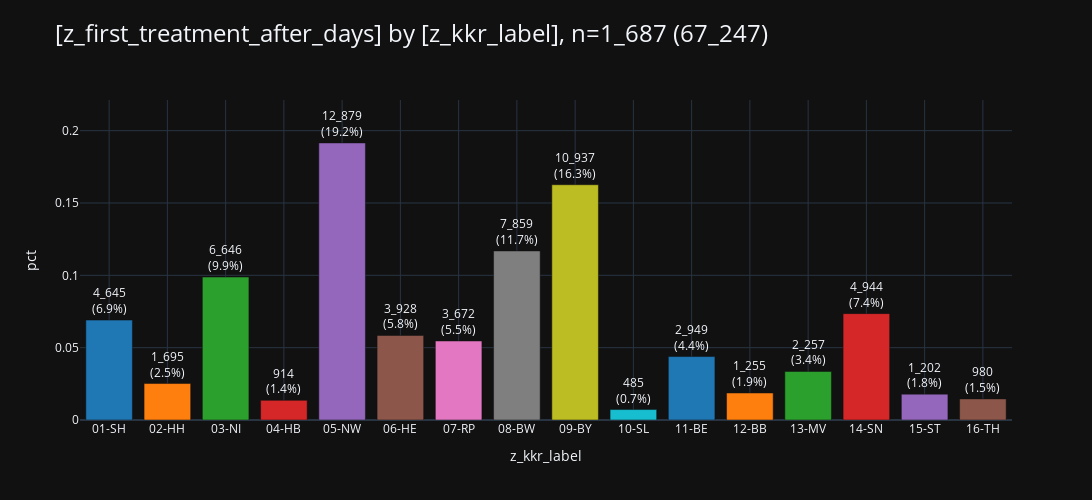
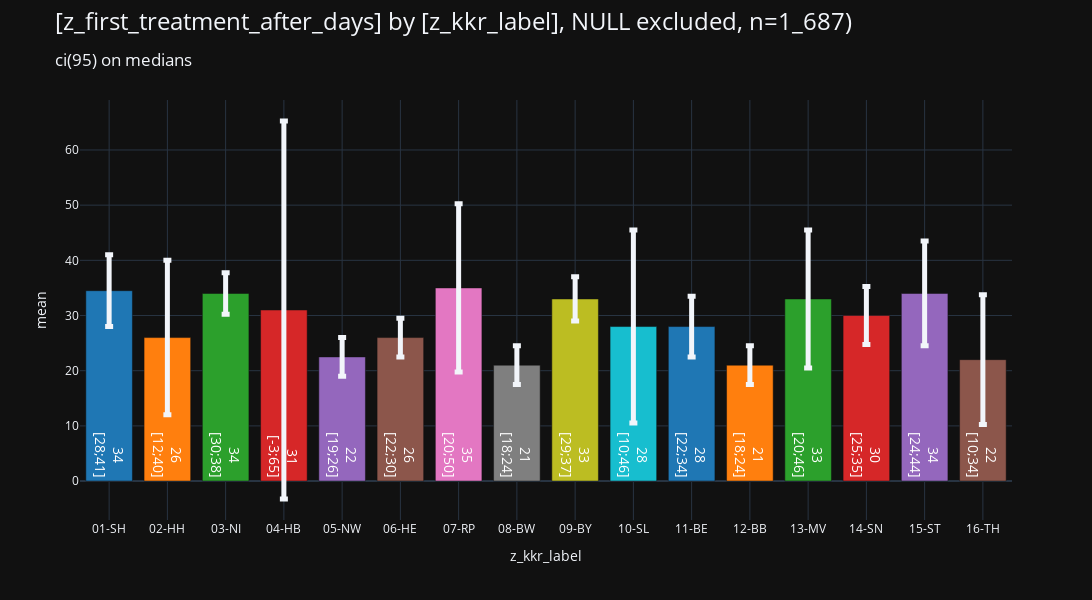

Source (notebook cell) for these figures, in order:
### Markdown cell above
### bars

### Code cell
_ = pls.plot_bars(
    db_delay.to_df().iloc[:,:2],
    # height=400,
    # width=1000,
    # use_ci=True,
    # ci_agg='median',
)
_ = pls.plot_bars(
    db_delay.to_df().iloc[:,:2],
    height=600,
    use_ci=True,
    ci_agg='median',
)

### Figure 1 — Plotly figure (JSON) as saved in the notebook; plotly's stock layout.template omitted (floating-point values rounded to 4 significant figures)
{"data": [{"error_y": {"thickness": 5}, "hovertemplate": "z_kkr_label=%{x}<br>pct=%{y}<br>cnt_pct_str=%{text}<extra></extra>", "legendgroup": "01-SH", "marker": {"color": "#1F77B4", "pattern": {"shape": ""}}, "name": "01-SH", "orientation": "v", "showlegend": true, "text": ["4_645<br>(6.9%)"], "textposition": "outside", "type": "bar", "x": ["01-SH"], "xaxis": "x", "y": [0.06907], "yaxis": "y"}, {"error_y": {"thickness": 5}, "hovertemplate": "z_kkr_label=%{x}<br>pct=%{y}<br>cnt_pct_str=%{text}<extra></extra>", "legendgroup": "02-HH", "marker": {"color": "#FF7F0E", "pattern": {"shape": ""}}, "name": "02-HH", "orientation": "v", "showlegend": true, "text": ["1_695<br>(2.5%)"], "textposition": "outside", "type": "bar", "x": ["02-HH"], "xaxis": "x", "y": [0.02521], "yaxis": "y"}, {"error_y": {"thickness": 5}, "hovertemplate": "z_kkr_label=%{x}<br>pct=%{y}<br>cnt_pct_str=%{text}<extra></extra>", "legendgroup": "03-NI", "marker": {"color": "#2CA02C", "pattern": {"shape": ""}}, "name": "03-NI", "orientation": "v", "showlegend": true, "text": ["6_646<br>(9.9%)"], "textposition": "outside", "type": "bar", "x": ["03-NI"], "xaxis": "x", "y": [0.09883], "yaxis": "y"}, {"error_y": {"thickness": 5}, "hovertemplate": "z_kkr_label=%{x}<br>pct=%{y}<br>cnt_pct_str=%{text}<extra></extra>", "legendgroup": "04-HB", "marker": {"color": "#D62728", "pattern": {"shape": ""}}, "name": "04-HB", "orientation": "v", "showlegend": true, "text": ["914<br>(1.4%)"], "textposition": "outside", "type": "bar", "x": ["04-HB"], "xaxis": "x", "y": [0.01359], "yaxis": "y"}, {"error_y": {"thickness": 5}, "hovertemplate": "z_kkr_label=%{x}<br>pct=%{y}<br>cnt_pct_str=%{text}<extra></extra>", "legendgroup": "05-NW", "marker": {"color": "#9467BD", "pattern": {"shape": ""}}, "name": "05-NW", "orientation": "v", "showlegend": true, "text": ["12_879<br>(19.2%)"], "textposition": "outside", "type": "bar", "x": ["05-NW"], "xaxis": "x", "y": [0.1915], "yaxis": "y"}, {"error_y": {"thickness": 5}, "hovertemplate": "z_kkr_label=%{x}<br>pct=%{y}<br>cnt_pct_str=%{text}<extra></extra>", "legendgroup": "06-HE", "marker": {"color": "#8C564B", "pattern": {"shape": ""}}, "name": "06-HE", "orientation": "v", "showlegend": true, "text": ["3_928<br>(5.8%)"], "textposition": "outside", "type": "bar", "x": ["06-HE"], "xaxis": "x", "y": [0.05841], "yaxis": "y"}, {"error_y": {"thickness": 5}, "hovertemplate": "z_kkr_label=%{x}<br>pct=%{y}<br>cnt_pct_str=%{text}<extra></extra>", "legendgroup": "07-RP", "marker": {"color": "#E377C2", "pattern": {"shape": ""}}, "name": "07-RP", "orientation": "v", "showlegend": true, "text": ["3_672<br>(5.5%)"], "textposition": "outside", "type": "bar", "x": ["07-RP"], "xaxis": "x", "y": [0.0546], "yaxis": "y"}, {"error_y": {"thickness": 5}, "hovertemplate": "z_kkr_label=%{x}<br>pct=%{y}<br>cnt_pct_str=%{text}<extra></extra>", "legendgroup": "08-BW", "marker": {"color": "#7F7F7F", "pattern": {"shape": ""}}, "name": "08-BW", "orientation": "v", "showlegend": true, "text": ["7_859<br>(11.7%)"], "textposition": "outside", "type": "bar", "x": ["08-BW"], "xaxis": "x", "y": [0.1169], "yaxis": "y"}, {"error_y": {"thickness": 5}, "hovertemplate": "z_kkr_label=%{x}<br>pct=%{y}<br>cnt_pct_str=%{text}<extra></extra>", "legendgroup": "09-BY", "marker": {"color": "#BCBD22", "pattern": {"shape": ""}}, "name": "09-BY", "orientation": "v", "showlegend": true, "text": ["10_937<br>(16.3%)"], "textposition": "outside", "type": "bar", "x": ["09-BY"], "xaxis": "x", "y": [0.1626], "yaxis": "y"}, {"error_y": {"thickness": 5}, "hovertemplate": "z_kkr_label=%{x}<br>pct=%{y}<br>cnt_pct_str=%{text}<extra></extra>", "legendgroup": "10-SL", "marker": {"color": "#17BECF", "pattern": {"shape": ""}}, "name": "10-SL", "orientation": "v", "showlegend": true, "text": ["485<br>(0.7%)"], "textposition": "outside", "type": "bar", "x": ["10-SL"], "xaxis": "x", "y": [0.007212], "yaxis": "y"}, {"error_y": {"thickness": 5}, "hovertemplate": "z_kkr_label=%{x}<br>pct=%{y}<br>cnt_pct_str=%{text}<extra></extra>", "legendgroup": "11-BE", "marker": {"color": "#1F77B4", "pattern": {"shape": ""}}, "name": "11-BE", "orientation": "v", "showlegend": true, "text": ["2_949<br>(4.4%)"], "textposition": "outside", "type": "bar", "x": ["11-BE"], "xaxis": "x", "y": [0.04385], "yaxis": "y"}, {"error_y": {"thickness": 5}, "hovertemplate": "z_kkr_label=%{x}<br>pct=%{y}<br>cnt_pct_str=%{text}<extra></extra>", "legendgroup": "12-BB", "marker": {"color": "#FF7F0E", "pattern": {"shape": ""}}, "name": "12-BB", "orientation": "v", "showlegend": true, "text": ["1_255<br>(1.9%)"], "textposition": "outside", "type": "bar", "x": ["12-BB"], "xaxis": "x", "y": [0.01866], "yaxis": "y"}, {"error_y": {"thickness": 5}, "hovertemplate": "z_kkr_label=%{x}<br>pct=%{y}<br>cnt_pct_str=%{text}<extra></extra>", "legendgroup": "13-MV", "marker": {"color": "#2CA02C", "pattern": {"shape": ""}}, "name": "13-MV", "orientation": "v", "showlegend": true, "text": ["2_257<br>(3.4%)"], "textposition": "outside", "type": "bar", "x": ["13-MV"], "xaxis": "x", "y": [0.03356], "yaxis": "y"}, {"error_y": {"thickness": 5}, "hovertemplate": "z_kkr_label=%{x}<br>pct=%{y}<br>cnt_pct_str=%{text}<extra></extra>", "legendgroup": "14-SN", "marker": {"color": "#D62728", "pattern": {"shape": ""}}, "name": "14-SN", "orientation": "v", "showlegend": true, "text": ["4_944<br>(7.4%)"], "textposition": "outside", "type": "bar", "x": ["14-SN"], "xaxis": "x", "y": [0.07352], "yaxis": "y"}, {"error_y": {"thickness": 5}, "hovertemplate": "z_kkr_label=%{x}<br>pct=%{y}<br>cnt_pct_str=%{text}<extra></extra>", "legendgroup": "15-ST", "marker": {"color": "#9467BD", "pattern": {"shape": ""}}, "name": "15-ST", "orientation": "v", "showlegend": true, "text": ["1_202<br>(1.8%)"], "textposition": "outside", "type": "bar", "x": ["15-ST"], "xaxis": "x", "y": [0.01787], "yaxis": "y"}, {"error_y": {"thickness": 5}, "hovertemplate": "z_kkr_label=%{x}<br>pct=%{y}<br>cnt_pct_str=%{text}<extra></extra>", "legendgroup": "16-TH", "marker": {"color": "#8C564B", "pattern": {"shape": ""}}, "name": "16-TH", "orientation": "v", "showlegend": true, "text": ["980<br>(1.5%)"], "textposition": "outside", "type": "bar", "x": ["16-TH"], "xaxis": "x", "y": [0.01457], "yaxis": "y"}], "layout": {"barmode": "relative", "height": 500, "legend": {"title": {"text": "z_kkr_label"}, "tracegroupgap": 0}, "showlegend": false, "title": {"font": {"size": 24}, "text": "[z_first_treatment_after_days] by [z_kkr_label], n=1_687 (67_247)", "xanchor": "left", "y": 0.95, "yanchor": "top"}, "width": 1600, "xaxis": {"anchor": "y", "categoryarray": ["01-SH", "02-HH", "03-NI", "04-HB", "05-NW", "06-HE", "07-RP", "08-BW", "09-BY", "10-SL", "11-BE", "12-BB", "13-MV", "14-SN", "15-ST", "16-TH"], "categoryorder": "category ascending", "domain": [0, 1], "gridwidth": 1, "showgrid": true, "title": {"text": "z_kkr_label"}}, "yaxis": {"anchor": "x", "domain": [0, 1], "dtick": 0.05, "gridwidth": 1, "range": [0, 0.2212], "showgrid": true, "title": {"text": "pct"}}}}

### Figure 2 — Plotly figure (JSON) as saved in the notebook; plotly's stock layout.template omitted (floating-point values rounded to 4 significant figures)
{"data": [{"error_y": {"array": [6.5], "thickness": 5}, "hovertemplate": "z_kkr_label=%{x}<br>mean=%{y}<br>ci_str=%{text}<extra></extra>", "insidetextanchor": "start", "legendgroup": "01-SH", "marker": {"color": "#1F77B4", "pattern": {"shape": ""}}, "name": "01-SH", "orientation": "v", "showlegend": true, "text": ["34<br>[28;41]"], "textfont": {"color": "white", "size": 14}, "textposition": "inside", "type": "bar", "x": ["01-SH"], "xaxis": "x", "y": [34.5], "yaxis": "y"}, {"error_y": {"array": [14.0], "thickness": 5}, "hovertemplate": "z_kkr_label=%{x}<br>mean=%{y}<br>ci_str=%{text}<extra></extra>", "insidetextanchor": "start", "legendgroup": "02-HH", "marker": {"color": "#FF7F0E", "pattern": {"shape": ""}}, "name": "02-HH", "orientation": "v", "showlegend": true, "text": ["26<br>[12;40]"], "textfont": {"color": "white", "size": 14}, "textposition": "inside", "type": "bar", "x": ["02-HH"], "xaxis": "x", "y": [26.0], "yaxis": "y"}, {"error_y": {"array": [3.75], "thickness": 5}, "hovertemplate": "z_kkr_label=%{x}<br>mean=%{y}<br>ci_str=%{text}<extra></extra>", "insidetextanchor": "start", "legendgroup": "03-NI", "marker": {"color": "#2CA02C", "pattern": {"shape": ""}}, "name": "03-NI", "orientation": "v", "showlegend": true, "text": ["34<br>[30;38]"], "textfont": {"color": "white", "size": 14}, "textposition": "inside", "type": "bar", "x": ["03-NI"], "xaxis": "x", "y": [34.0], "yaxis": "y"}, {"error_y": {"array": [34.25], "thickness": 5}, "hovertemplate": "z_kkr_label=%{x}<br>mean=%{y}<br>ci_str=%{text}<extra></extra>", "insidetextanchor": "start", "legendgroup": "04-HB", "marker": {"color": "#D62728", "pattern": {"shape": ""}}, "name": "04-HB", "orientation": "v", "showlegend": true, "text": ["31<br>[-3;65]"], "textfont": {"color": "white", "size": 14}, "textposition": "inside", "type": "bar", "x": ["04-HB"], "xaxis": "x", "y": [31.0], "yaxis": "y"}, {"error_y": {"array": [3.5], "thickness": 5}, "hovertemplate": "z_kkr_label=%{x}<br>mean=%{y}<br>ci_str=%{text}<extra></extra>", "insidetextanchor": "start", "legendgroup": "05-NW", "marker": {"color": "#9467BD", "pattern": {"shape": ""}}, "name": "05-NW", "orientation": "v", "showlegend": true, "text": ["22<br>[19;26]"], "textfont": {"color": "white", "size": 14}, "textposition": "inside", "type": "bar", "x": ["05-NW"], "xaxis": "x", "y": [22.5], "yaxis": "y"}, {"error_y": {"array": [3.5], "thickness": 5}, "hovertemplate": "z_kkr_label=%{x}<br>mean=%{y}<br>ci_str=%{text}<extra></extra>", "insidetextanchor": "start", "legendgroup": "06-HE", "marker": {"color": "#8C564B", "pattern": {"shape": ""}}, "name": "06-HE", "orientation": "v", "showlegend": true, "text": ["26<br>[22;30]"], "textfont": {"color": "white", "size": 14}, "textposition": "inside", "type": "bar", "x": ["06-HE"], "xaxis": "x", "y": [26.0], "yaxis": "y"}, {"error_y": {"array": [15.25], "thickness": 5}, "hovertemplate": "z_kkr_label=%{x}<br>mean=%{y}<br>ci_str=%{text}<extra></extra>", "insidetextanchor": "start", "legendgroup": "07-RP", "marker": {"color": "#E377C2", "pattern": {"shape": ""}}, "name": "07-RP", "orientation": "v", "showlegend": true, "text": ["35<br>[20;50]"], "textfont": {"color": "white", "size": 14}, "textposition": "inside", "type": "bar", "x": ["07-RP"], "xaxis": "x", "y": [35.0], "yaxis": "y"}, {"error_y": {"array": [3.5], "thickness": 5}, "hovertemplate": "z_kkr_label=%{x}<br>mean=%{y}<br>ci_str=%{text}<extra></extra>", "insidetextanchor": "start", "legendgroup": "08-BW", "marker": {"color": "#7F7F7F", "pattern": {"shape": ""}}, "name": "08-BW", "orientation": "v", "showlegend": true, "text": ["21<br>[18;24]"], "textfont": {"color": "white", "size": 14}, "textposition": "inside", "type": "bar", "x": ["08-BW"], "xaxis": "x", "y": [21.0], "yaxis": "y"}, {"error_y": {"array": [4.012], "thickness": 5}, "hovertemplate": "z_kkr_label=%{x}<br>mean=%{y}<br>ci_str=%{text}<extra></extra>", "insidetextanchor": "start", "legendgroup": "09-BY", "marker": {"color": "#BCBD22", "pattern": {"shape": ""}}, "name": "09-BY", "orientation": "v", "showlegend": true, "text": ["33<br>[29;37]"], "textfont": {"color": "white", "size": 14}, "textposition": "inside", "type": "bar", "x": ["09-BY"], "xaxis": "x", "y": [33.0], "yaxis": "y"}, {"error_y": {"array": [17.5], "thickness": 5}, "hovertemplate": "z_kkr_label=%{x}<br>mean=%{y}<br>ci_str=%{text}<extra></extra>", "insidetextanchor": "start", "legendgroup": "10-SL", "marker": {"color": "#17BECF", "pattern": {"shape": ""}}, "name": "10-SL", "orientation": "v", "showlegend": true, "text": ["28<br>[10;46]"], "textfont": {"color": "white", "size": 14}, "textposition": "inside", "type": "bar", "x": ["10-SL"], "xaxis": "x", "y": [28.0], "yaxis": "y"}, {"error_y": {"array": [5.5], "thickness": 5}, "hovertemplate": "z_kkr_label=%{x}<br>mean=%{y}<br>ci_str=%{text}<extra></extra>", "insidetextanchor": "start", "legendgroup": "11-BE", "marker": {"color": "#1F77B4", "pattern": {"shape": ""}}, "name": "11-BE", "orientation": "v", "showlegend": true, "text": ["28<br>[22;34]"], "textfont": {"color": "white", "size": 14}, "textposition": "inside", "type": "bar", "x": ["11-BE"], "xaxis": "x", "y": [28.0], "yaxis": "y"}, {"error_y": {"array": [3.5], "thickness": 5}, "hovertemplate": "z_kkr_label=%{x}<br>mean=%{y}<br>ci_str=%{text}<extra></extra>", "insidetextanchor": "start", "legendgroup": "12-BB", "marker": {"color": "#FF7F0E", "pattern": {"shape": ""}}, "name": "12-BB", "orientation": "v", "showlegend": true, "text": ["21<br>[18;24]"], "textfont": {"color": "white", "size": 14}, "textposition": "inside", "type": "bar", "x": ["12-BB"], "xaxis": "x", "y": [21.0], "yaxis": "y"}, {"error_y": {"array": [12.5], "thickness": 5}, "hovertemplate": "z_kkr_label=%{x}<br>mean=%{y}<br>ci_str=%{text}<extra></extra>", "insidetextanchor": "start", "legendgroup": "13-MV", "marker": {"color": "#2CA02C", "pattern": {"shape": ""}}, "name": "13-MV", "orientation": "v", "showlegend": true, "text": ["33<br>[20;46]"], "textfont": {"color": "white", "size": 14}, "textposition": "inside", "type": "bar", "x": ["13-MV"], "xaxis": "x", "y": [33.0], "yaxis": "y"}, {"error_y": {"array": [5.25], "thickness": 5}, "hovertemplate": "z_kkr_label=%{x}<br>mean=%{y}<br>ci_str=%{text}<extra></extra>", "insidetextanchor": "start", "legendgroup": "14-SN", "marker": {"color": "#D62728", "pattern": {"shape": ""}}, "name": "14-SN", "orientation": "v", "showlegend": true, "text": ["30<br>[25;35]"], "textfont": {"color": "white", "size": 14}, "textposition": "inside", "type": "bar", "x": ["14-SN"], "xaxis": "x", "y": [30.0], "yaxis": "y"}, {"error_y": {"array": [9.5], "thickness": 5}, "hovertemplate": "z_kkr_label=%{x}<br>mean=%{y}<br>ci_str=%{text}<extra></extra>", "insidetextanchor": "start", "legendgroup": "15-ST", "marker": {"color": "#9467BD", "pattern": {"shape": ""}}, "name": "15-ST", "orientation": "v", "showlegend": true, "text": ["34<br>[24;44]"], "textfont": {"color": "white", "size": 14}, "textposition": "inside", "type": "bar", "x": ["15-ST"], "xaxis": "x", "y": [34.0], "yaxis": "y"}, {"error_y": {"array": [11.76], "thickness": 5}, "hovertemplate": "z_kkr_label=%{x}<br>mean=%{y}<br>ci_str=%{text}<extra></extra>", "insidetextanchor": "start", "legendgroup": "16-TH", "marker": {"color": "#8C564B", "pattern": {"shape": ""}}, "name": "16-TH", "orientation": "v", "showlegend": true, "text": ["22<br>[10;34]"], "textfont": {"color": "white", "size": 14}, "textposition": "inside", "type": "bar", "x": ["16-TH"], "xaxis": "x", "y": [22.0], "yaxis": "y"}], "layout": {"barmode": "relative", "height": 600, "legend": {"title": {"text": "z_kkr_label"}, "tracegroupgap": 0}, "showlegend": false, "title": {"font": {"size": 24}, "text": "[z_first_treatment_after_days] by [z_kkr_label], NULL excluded, n=1_687)<br><sub>ci(95) on medians<sub>", "xanchor": "left", "y": 0.95, "yanchor": "top"}, "width": 1600, "xaxis": {"anchor": "y", "categoryarray": ["01-SH", "02-HH", "03-NI", "04-HB", "05-NW", "06-HE", "07-RP", "08-BW", "09-BY", "10-SL", "11-BE", "12-BB", "13-MV", "14-SN", "15-ST", "16-TH"], "categoryorder": "category ascending", "domain": [0, 1], "gridwidth": 1, "showgrid": true, "title": {"text": "z_kkr_label"}}, "yaxis": {"anchor": "x", "domain": [0, 1], "gridwidth": 1, "showgrid": true, "title": {"text": "mean"}}}}
